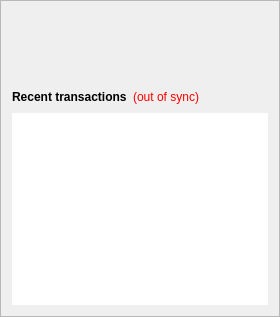
        <widget class="QFrame" name="frame_2">
         <property name="frameShape">
          <enum>QFrame::StyledPanel</enum>
         </property>
         <property name="frameShadow">
          <enum>QFrame::Raised</enum>
         </property>
         <layout class="QVBoxLayout" name="verticalLayout">
          <item>
           <spacer name="verticalSpacer_3">
            <property name="orientation">
             <enum>Qt::Vertical</enum>
            </property>
            <property name="sizeType">
             <enum>QSizePolicy::Fixed</enum>
            </property>
            <property name="sizeHint" stdset="0">
             <size>
              <width>20</width>
              <height>75</height>
             </size>
            </property>
           </spacer>
          </item>
          <item>
           <layout class="QHBoxLayout" name="horizontalLayout_2">
            <item>
             <widget class="QLabel" name="label_4">
              <property name="font">
               <font>
                <weight>75</weight>
                <bold>true</bold>
               </font>
              </property>
              <property name="text">
               <string>Recent transactions</string>
              </property>
             </widget>
            </item>
            <item>
             <widget class="QLabel" name="labelTransactionsStatus">
              <property name="cursor">
               <cursorShape>WhatsThisCursor</cursorShape>
              </property>
              <property name="toolTip">
               <string>The displayed information may be out of date. Your wallet automatically synchronizes with the Aias network after a connection is established, but this process has not completed yet.</string>
              </property>
              <property name="styleSheet">
               <string notr="true">QLabel { color: red; }</string>
              </property>
              <property name="text">
               <string notr="true">(out of sync)</string>
              </property>
              <property name="alignment">
               <set>Qt::AlignRight|Qt::AlignTrailing|Qt::AlignVCenter</set>
              </property>
             </widget>
            </item>
            <item>
             <spacer name="horizontalSpacer">
              <property name="orientation">
               <enum>Qt::Horizontal</enum>
              </property>
              <property name="sizeHint" stdset="0">
               <size>
                <width>40</width>
                <height>20</height>
               </size>
              </property>
             </spacer>
            </item>
           </layout>
          </item>
          <item>
           <widget class="QListView" name="listTransactions">
            <property name="styleSheet">
             <string notr="true">QListView</string>
            </property>
            <property name="frameShape">
             <enum>QFrame::NoFrame</enum>
            </property>
            <property name="verticalScrollBarPolicy">
             <enum>Qt::ScrollBarAlwaysOff</enum>
            </property>
            <property name="horizontalScrollBarPolicy">
             <enum>Qt::ScrollBarAlwaysOff</enum>
            </property>
            <property name="selectionMode">
             <enum>QAbstractItemView::NoSelection</enum>
            </property>
           </widget>
          </item>
         </layout>
        </widget>
